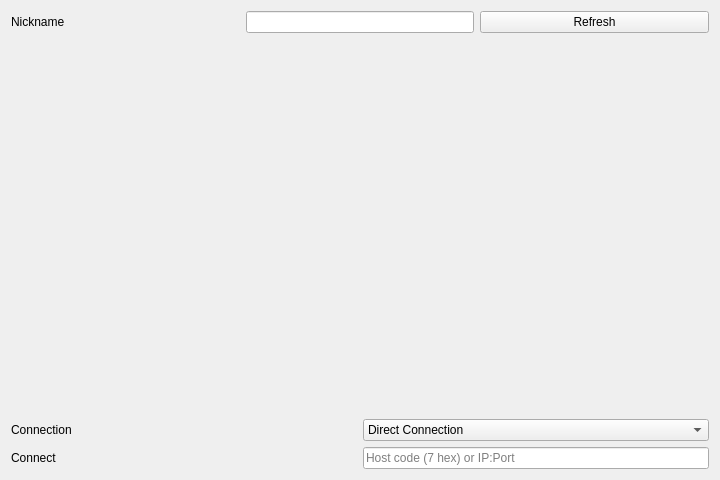
<?xml version="1.0" encoding="UTF-8"?>
<ui version="4.0">
 <class>NetplaySessionBrowserDialog</class>
 <widget class="QWidget" name="NetplaySessionBrowserDialog">
  <property name="geometry">
   <rect>
    <x>0</x>
    <y>0</y>
    <width>720</width>
    <height>480</height>
   </rect>
  </property>
  <property name="windowTitle">
   <string>Join Netplay Session</string>
  </property>
  <layout class="QVBoxLayout" name="verticalLayout">
   <item>
    <layout class="QHBoxLayout" name="horizontalLayout_2">
     <item>
      <widget class="QLabel" name="label_4">
       <property name="text">
        <string>Nickname</string>
       </property>
      </widget>
     </item>
     <item>
      <widget class="QLineEdit" name="nickNameLineEdit">
       <property name="sizePolicy">
        <sizepolicy hsizetype="Preferred" vsizetype="Fixed">
         <horstretch>0</horstretch>
         <verstretch>0</verstretch>
        </sizepolicy>
       </property>
      </widget>
     </item>
     <item>
      <widget class="QPushButton" name="refreshPushButton">
       <property name="text">
        <string>Refresh</string>
       </property>
      </widget>
     </item>
    </layout>
   </item>
   <item>
    <widget class="UserInterface::Widget::NetplaySessionBrowserWidget" name="sessionBrowserWidget">
     <property name="sizePolicy">
      <sizepolicy hsizetype="Preferred" vsizetype="Expanding">
       <horstretch>0</horstretch>
       <verstretch>1</verstretch>
      </sizepolicy>
     </property>
     <property name="minimumSize">
      <size>
       <width>0</width>
       <height>240</height>
      </size>
     </property>
    </widget>
   </item>
   <item>
    <layout class="QHBoxLayout" name="horizontalLayout_connection">
     <item>
      <widget class="QLabel" name="connectionModeLabel">
       <property name="text">
        <string>Connection</string>
       </property>
      </widget>
     </item>
     <item>
      <widget class="QComboBox" name="connectionModeComboBox">
       <item>
        <property name="text">
         <string>Direct Connection</string>
        </property>
       </item>
       <item>
        <property name="text">
         <string>Traversal Server</string>
        </property>
       </item>
      </widget>
     </item>
    </layout>
   </item>
   <item>
    <layout class="QHBoxLayout" name="horizontalLayout_ip">
     <item>
      <widget class="QLabel" name="ipLabel">
       <property name="text">
        <string>Connect</string>
       </property>
      </widget>
     </item>
     <item>
      <widget class="QLineEdit" name="ipAddressLineEdit">
       <property name="sizePolicy">
        <sizepolicy hsizetype="Preferred" vsizetype="Fixed">
         <horstretch>0</horstretch>
         <verstretch>0</verstretch>
        </sizepolicy>
       </property>
       <property name="placeholderText">
        <string>Host code (7 hex) or IP:Port</string>
       </property>
      </widget>
     </item>
    </layout>
   </item>
  </layout>
 </widget>
 <customwidgets>
  <customwidget>
   <class>UserInterface::Widget::NetplaySessionBrowserWidget</class>
   <extends>QStackedWidget</extends>
   <header>UserInterface/Widget/Netplay/NetplaySessionBrowserWidget.hpp</header>
   <container>1</container>
  </customwidget>
 </customwidgets>
 <resources/>
 <connections/>
</ui>
